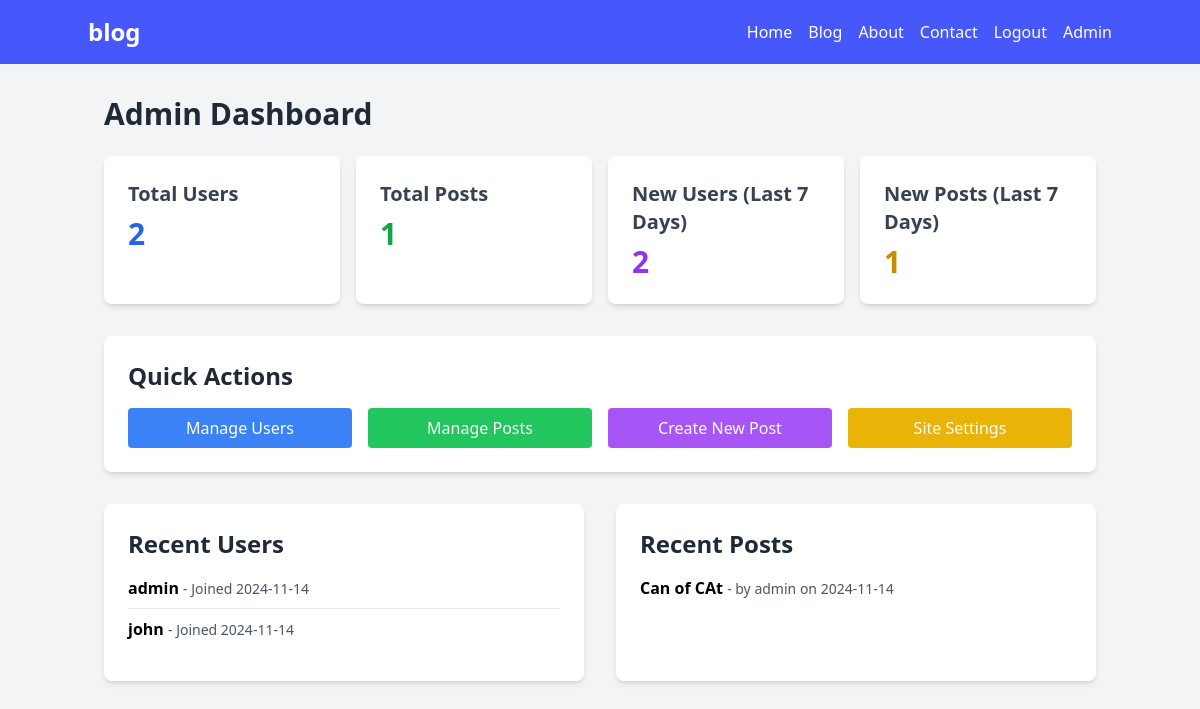
The app's page /admin (signed in) with its own data.
### app/models.py (models this page shows, shortened)
class User(UserMixin, db.Model):
    id = db.Column(db.Integer, primary_key=True)
    username = db.Column(db.String(80), unique=True, nullable=False)
    email = db.Column(db.String(120), unique=True, nullable=False)
    password_hash = db.Column(db.String(128))
    posts = db.relationship('Post', backref='author', lazy=True)
    is_admin = db.Column(db.Boolean, default=False)
    created_at = db.Column(db.DateTime, default=datetime.utcnow)
    def is_administrator(self):
        return self.is_admin

class Post(db.Model):
    id = db.Column(db.Integer, primary_key=True)
    title = db.Column(db.String(200), nullable=False)
    subtitle = db.Column(db.String(200))
    content = db.Column(db.Text, nullable=False)
    featured_image = db.Column(db.String(500))
    category = db.Column(db.String(50))
    tags = db.Column(db.String(200))
    status = db.Column(db.String(20), default='draft')
    created_at = db.Column(db.DateTime, default=datetime.utcnow)
    updated_at = db.Column(db.DateTime, default=datetime.utcnow, onupdate=datetime.utcnow)
    user_id = db.Column(db.Integer, db.ForeignKey('user.id'), nullable=False)

### app/admin.py (the view)
@admin.route('/admin')
@login_required
@admin_required
def admin_dashboard():
    total_users = User.query.count()
    total_posts = Post.query.count()
    seven_days_ago = datetime.utcnow() - timedelta(days=7)
    new_users_count = User.query.filter(User.created_at >= seven_days_ago).count()
    new_posts_count = Post.query.filter(Post.created_at >= seven_days_ago).count()
    recent_users = User.query.order_by(User.created_at.desc()).limit(5).all()
    recent_posts = Post.query.order_by(Post.created_at.desc()).limit(5).all()
    return render_template('admin/dashboard.html',
                           total_users=total_users,
                           total_posts=total_posts,
                           new_users_count=new_users_count,
                           new_posts_count=new_posts_count,
                           recent_users=recent_users,
                           recent_posts=recent_posts)

### app/__init__.py (called while the page is built)
@login_manager.user_loader
def load_user(user_id):
    return User.query.get(int(user_id))

### app/admin.py (called while the page is built)
def admin_required(f):
    @wraps(f)
    def decorated_function(*args, **kwargs):
        if not current_user.is_authenticated or not current_user.is_administrator():
            flash('You need to be an admin to access this page.', 'error')
            return redirect(url_for('main.home'))
        return f(*args, **kwargs)
    return decorated_function

### app/templates/admin/dashboard.html (shortened to what this page needs)
{% extends "base.html" %}
{% block content %}
<div class="bg-gray-100 min-h-screen">
    <div class="container mx-auto px-4 py-8">
        <h1 class="text-3xl font-bold mb-6 text-gray-800">Admin Dashboard</h1>
        <div class="grid grid-cols-1 md:grid-cols-2 lg:grid-cols-4 gap-4 mb-8">
            <div class="bg-white rounded-lg shadow-md p-6">
                <h2 class="text-xl font-semibold mb-2 text-gray-700">Total Users</h2>
                <p class="text-3xl font-bold text-blue-600">{{ total_users }}</p>
            </div>
            <div class="bg-white rounded-lg shadow-md p-6">
                <h2 class="text-xl font-semibold mb-2 text-gray-700">Total Posts</h2>
                <p class="text-3xl font-bold text-green-600">{{ total_posts }}</p>
            </div>
            <div class="bg-white rounded-lg shadow-md p-6">
                <h2 class="text-xl font-semibold mb-2 text-gray-700">New Users (Last 7 Days)</h2>
                <p class="text-3xl font-bold text-purple-600">{{ new_users_count }}</p>
            </div>
            <div class="bg-white rounded-lg shadow-md p-6">
                <h2 class="text-xl font-semibold mb-2 text-gray-700">New Posts (Last 7 Days)</h2>
                <p class="text-3xl font-bold text-yellow-600">{{ new_posts_count }}</p>
            </div>
        </div>
        <div class="bg-white rounded-lg shadow-md p-6 mb-8">
            <h2 class="text-2xl font-semibold mb-4 text-gray-800">Quick Actions</h2>
            <div class="grid grid-cols-2 md:grid-cols-4 gap-4">
                <a href="{{ url_for('admin.manage_users') }}" class="bg-blue-500 text-white py-2 px-4 rounded hover:bg-blue-600 transition duration-300 text-center">Manage Users</a>
                <a href="{{ url_for('admin.manage_posts') }}" class="bg-green-500 text-white py-2 px-4 rounded hover:bg-green-600 transition duration-300 text-center">Manage Posts</a>
                <a href="{{ url_for('blog.create') }}" class="bg-purple-500 text-white py-2 px-4 rounded hover:bg-purple-600 transition duration-300 text-center">Create New Post</a>
                <a href="#" class="bg-yellow-500 text-white py-2 px-4 rounded hover:bg-yellow-600 transition duration-300 text-center">Site Settings</a>
            </div>
        </div>
        <div class="grid grid-cols-1 md:grid-cols-2 gap-8">
            <div class="bg-white rounded-lg shadow-md p-6">
                <h2 class="text-2xl font-semibold mb-4 text-gray-800">Recent Users</h2>
                <ul>
                    {% for user in recent_users %}
                    <li class="mb-2 pb-2 border-b last:border-b-0">
                        <span class="font-semibold">{{ user.username }}</span>
                        <span class="text-gray-600 text-sm"> - Joined {{ user.created_at.strftime('%Y-%m-%d') }}</span>
                    </li>
                    {% endfor %}
                </ul>
            </div>
            <div class="bg-white rounded-lg shadow-md p-6">
                <h2 class="text-2xl font-semibold mb-4 text-gray-800">Recent Posts</h2>
                <ul>
                    {% for post in recent_posts %}
                    <li class="mb-2 pb-2 border-b last:border-b-0">
                        <span class="font-semibold">{{ post.title }}</span>
                        <span class="text-gray-600 text-sm"> - by {{ post.author.username }} on {{ post.created_at.strftime('%Y-%m-%d') }}</span>
                    </li>
                    {% endfor %}
                </ul>
            </div>
        </div>
    </div>
</div>
{% endblock %}

### app/templates/base.html (shortened to what this page needs)
<!DOCTYPE html>
<html lang="en" class="h-full">
    <head>
        <script src="https://cdn.tailwindcss.com"></script>
        <link rel="stylesheet" href="https://cdnjs.cloudflare.com/ajax/libs/font-awesome/6.4.0/css/all.min.css">
    </head>
<body class="flex flex-col min-h-full">
    <nav class="text-white p-4" style="background-color: #4658fb;">
        <div class="container mx-auto flex justify-between items-center">
            <a href="/" class="text-2xl font-bold">blog</a>
            <ul class="flex space-x-4">
                <li><a href="{{ url_for('main.home') }}" class="hover:underline">Home</a></li>
                <li><a href="{{ url_for('blog.index') }}" class="hover:underline">Blog</a></li>
                <li><a href="{{ url_for('main.about') }}" class="hover:underline">About</a></li>
                <li><a href="{{ url_for('main.contact') }}" class="hover:underline">Contact</a></li>
                {% if current_user.is_authenticated %}
                    <li><a href="{{ url_for('auth.logout') }}" class="hover:underline">Logout</a></li>
                    {% if current_user.is_authenticated and current_user.is_administrator() %}
        <li><a href="{{ url_for('admin.admin_dashboard') }}" class="hover:underline">Admin</a></li>
    {% endif %}
                {% else %}
                    <li><a href="{{ url_for('auth.login') }}" class="hover:underline">Login</a></li>
                    <li><a href="{{ url_for('auth.register') }}" class="hover:underline">Register</a></li>
                {% endif %}
            </ul>
        </div>
    </nav>
    <main class="flex-grow">
        {% block content %}{% endblock %}
    </main>
</body>
</html>

### records on screen
User: username "admin", created_at "2024-11-14"
User: username "john", created_at "2024-11-14"
Post: title "Can of CAt", author.username "admin", created_at "2024-11-14"

### other values on screen
{{ total_users }} "2"
{{ total_posts }} "1"
{{ new_users_count }} "2"
{{ new_posts_count }} "1"
